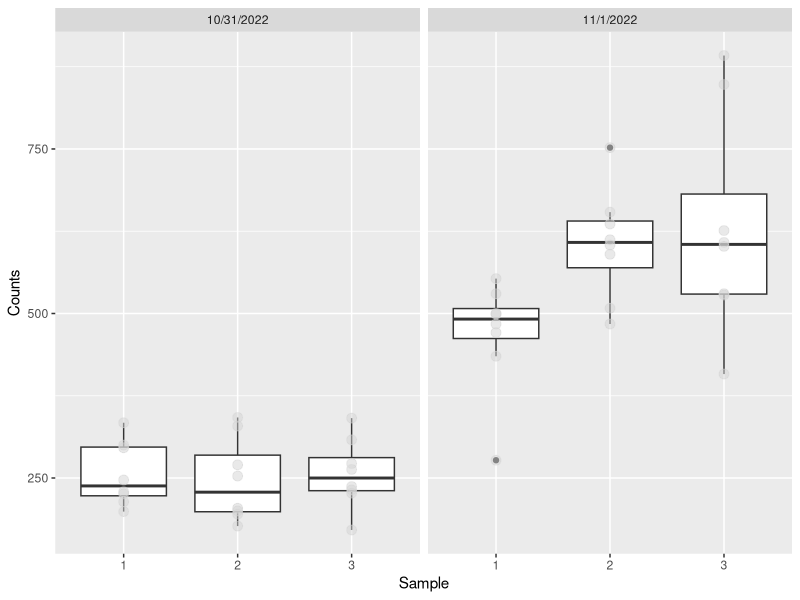

Recreate this plot in R. (Note: this script raises an error after producing the figure.)
## ---- chunk 1
# clear the environment
rm(list = ls())

# import the libraries that we will use
library(ggplot2)
library(dplyr)
library(here)

## ---- chunk 2
# import the data set that we will be analysing, the stringsAsFactors = True argument converts categorical data to factors so we can analyse the levels
counts <- read.csv(here("Data", "MH_Cellcountdata_11-1.csv"),stringsAsFactors = TRUE)

# take a look at the structure of the data
glimpse(counts)
## ---- chunk 3
# convert the sample to factor data

counts$Sample<-as.factor(counts$Sample) #convert to factor data type
levels(counts$Sample) #view levels of factor
## ---- chunk 4
# make a box plot of the data
ggplot(counts, aes(x = Sample, y = Counts)) +
geom_boxplot()+
  geom_point(size = 3, colour = 'lightgrey', alpha = 0.5)+
  facet_wrap(~Day)
  ylab("Sample") +
  xlab("Cell count (cells/mm^2")
